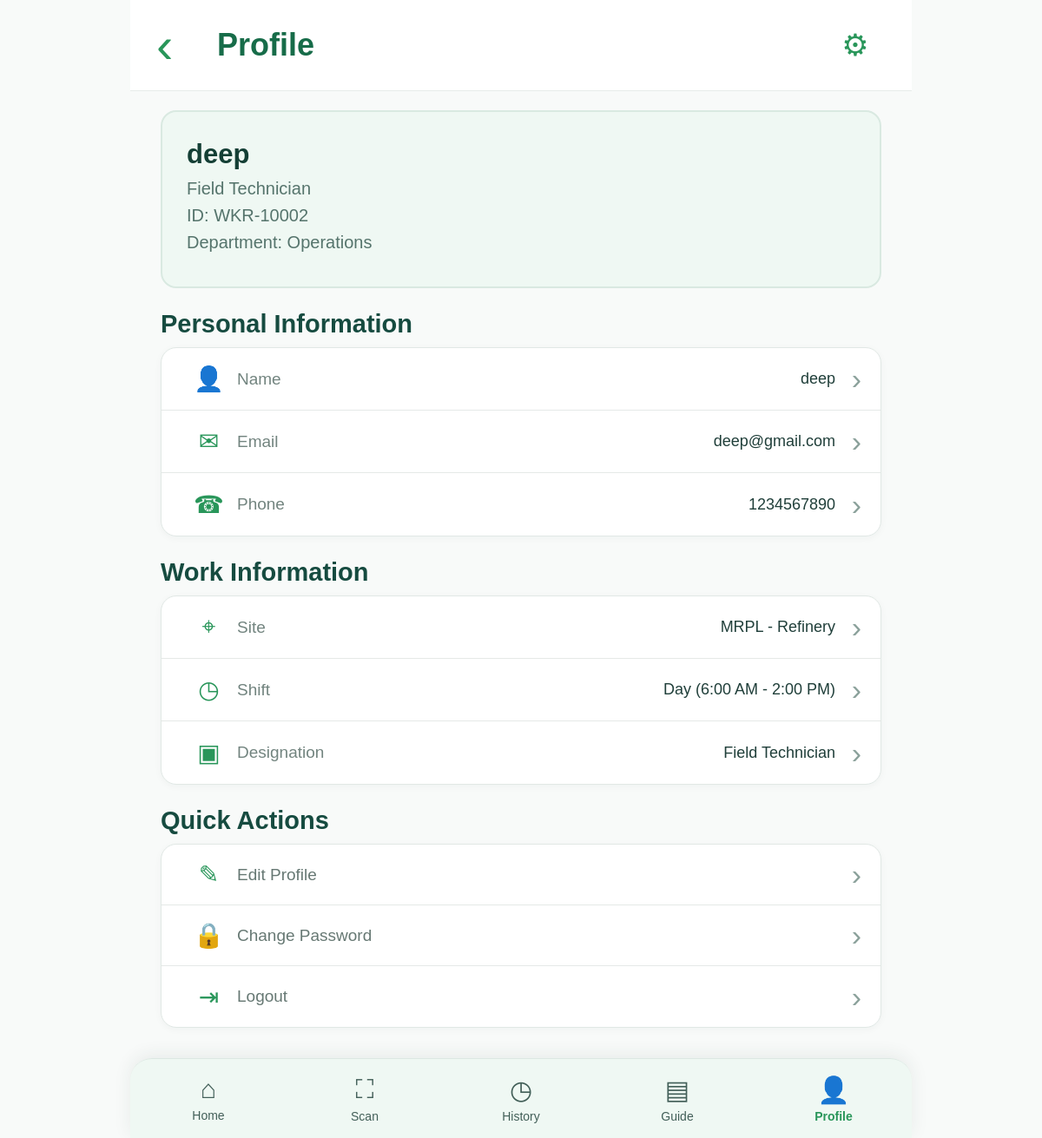
Screenshot of /profile (signed in) with the database file from the repository.
### tables this page shows
CREATE TABLE users (
            id INTEGER PRIMARY KEY AUTOINCREMENT,
            full_name TEXT NOT NULL,
            email TEXT NOT NULL UNIQUE,
            mobile TEXT NOT NULL UNIQUE,
            password_hash TEXT NOT NULL,
            worker_id TEXT UNIQUE,
            wristband_id TEXT,
            department TEXT DEFAULT 'Operations',
            designation TEXT DEFAULT 'Field Technician',
            site TEXT DEFAULT 'MRPL - Refinery',
            shift TEXT DEFAULT 'Day (6:00 AM - 2:00 PM)',
            date_of_birth TEXT NULL,
            height TEXT NULL,
            profile_photo TEXT NULL,
            created_at TIMESTAMP DEFAULT CURRENT_TIMESTAMP
        );

### app.py (the view)
@app.route("/profile")
def profile():
    if "user_id" not in session:
        return redirect(url_for("login"))
    user = get_current_user()
    if user == "DATABASE_ERROR":
        return "Unable to load profile due to a database problem.", 500
    if user is None:
        session.clear()
        return redirect(url_for("login"))
    return render_template("profile.html", user=user)

### app.py (called while the page is built, shortened)
def normalize_datetime(value):
    if value is None:
        return None

def normalize_row(row):
    if row is None:
        return None
    if isinstance(row, dict):
        return {
            key: normalize_datetime(value) if key in {"recorded_at", "last_seen", "created_at", "date_of_birth"} else value
            for key, value in row.items()
        }

def get_db():
    connection = SQLiteCompatConnection(SQLITE_DB_PATH)
    ensure_sqlite_schema(connection)
    return connection

    def __getattr__(self, name):
        return getattr(self._cursor, name)

    def execute(self, query, params=()):
        if params:
            return self._cursor.execute(query.replace("%s", "?"), params)
        return self._cursor.execute(query)

    def fetchone(self):
        row = self._cursor.fetchone()
        if row is None:
            return None
        return SQLiteRow({key: row[key] for key in row.keys()})

    def cursor(self, dictionary=False):
        return SQLiteCompatCursor(self._conn)

    def execute(self, query, params=()):
        if params:
            return self._conn.execute(query.replace("%s", "?"), params)
        return self._conn.execute(query)

    def commit(self):
        return self._conn.commit()

    def close(self):
        return self._conn.close()

### templates/profile.html (shortened to what this page needs)
<!DOCTYPE html>
<html lang="en">
<head>
    <link
        rel="stylesheet"
        href="{{ url_for('static', filename='css/profile.css') }}"
    >
</head>
<body>
<div class="profile-app">
    <header class="profile-header">
        <a
            href="{{ url_for('home') }}"
            class="back-button"
        >
            ‹
        </a>
        <h1>
            Profile
        </h1>
        <button
            type="button"
            class="settings-button"
        >
            ⚙
        </button>
    </header>
    <main class="profile-content">
        <section class="profile-card">
            <div class="profile-main-info">
                <h2>
                    {{ user.full_name }}
                </h2>
                <p>
                    {{ user.designation or
                       'Field Technician' }}
                </p>
                <p>
                    ID:
                    {{ user.worker_id }}
                </p>
                <p>
                    Department:
                    {{ user.department or
                       'Operations' }}
                </p>
            </div>
        </section>
        <section class="profile-section">
            <h2 class="section-title">
                Personal Information
            </h2>
            <div class="information-card">
                <div class="information-row">
                    <div class="row-icon">
                        👤
                    </div>
                    <div class="row-label">
                        Name
                    </div>
                    <div class="row-value">
                        {{ user.full_name }}
                    </div>
                    <div class="arrow">
                        ›
                    </div>
                </div>
                <div class="information-row">
                    <div class="row-icon">
                        ✉
                    </div>
                    <div class="row-label">
                        Email
                    </div>
                    <div class="row-value">
                        {{ user.email }}
                    </div>
                    <div class="arrow">
                        ›
                    </div>
                </div>
                <div class="information-row">
                    <div class="row-icon">
                        ☎
                    </div>
                    <div class="row-label">
                        Phone
                    </div>
                    <div class="row-value">
                        {{ user.mobile }}
                    </div>
                    <div class="arrow">
                        ›
                    </div>
                </div>
            </div>
        </section>
        <section class="profile-section">
            <h2 class="section-title">
                Work Information
            </h2>
            <div class="information-card">
                <div class="information-row">
                    <div class="row-icon">
                        ⌖
                    </div>
                    <div class="row-label">
                        Site
                    </div>
                    <div class="row-value">
                        {{ user.site or
                           'MRPL - Refinery' }}
                    </div>
                    <div class="arrow">
                        ›
                    </div>
                </div>
                <div class="information-row">
                    <div class="row-icon">
                        ◷
                    </div>
                    <div class="row-label">
                        Shift
                    </div>
                    <div class="row-value">
                        {{ user.shift or
                           'Day (6:00 AM - 2:00 PM)' }}
                    </div>
                    <div class="arrow">
                        ›
                    </div>
                </div>
                <div class="information-row">
                    <div class="row-icon">
                        ▣
                    </div>
                    <div class="row-label">
                        Designation
                    </div>
                    <div class="row-value">
                        {{ user.designation or
                           'Field Technician' }}
                    </div>
                    <div class="arrow">
                        ›
                    </div>
                </div>
            </div>
        </section>
        <section class="profile-section">
            <h2 class="section-title">
                Quick Actions
            </h2>
            <div class="information-card actions-card">
                <a
                    href="{{ url_for('edit_profile') }}"
                    class="action-row"
                >
                    <div class="row-icon">
                        ✎
                    </div>
                    <div class="action-label">
                        Edit Profile
                    </div>
                    <div class="arrow">
                        ›
                    </div>
                </a>
                <a
                    href="{{ url_for('forgot_password') }}"
                    class="action-row"
                >
                    <div class="row-icon">
                        🔒
                    </div>
                    <div class="action-label">
                        Change Password
                    </div>
                    <div class="arrow">
                        ›
                    </div>
                </a>
                <a
                    href="{{ url_for('logout') }}"
                    class="action-row"
                >
                    <div class="row-icon">
                        ⇥
                    </div>
                    <div class="action-label">
                        Logout
                    </div>
                    <div class="arrow">
                        ›
                    </div>
                </a>
            </div>
        </section>
    </main>
    <nav class="profile-bottom-nav">
        <a
            href="{{ url_for('home') }}"
            class="profile-nav-item"
        >
            <span>
                ⌂
            </span>
            <small>
                Home
            </small>
        </a>
        <a
            href="#"
            class="profile-nav-item"
        >
            <span>
                ⛶
            </span>
            <small>
                Scan
            </small>
        </a>
        <a
            href="#"
            class="profile-nav-item"
        >
            <span>
                ◷
            </span>
            <small>
                History
            </small>
        </a>
        <a
            href="#"
            class="profile-nav-item"
        >
            <span>
                ▤
            </span>
            <small>
                Guide
            </small>
        </a>
        <a
            href="{{ url_for('profile') }}"
            class="profile-nav-item active"
        >
            <span>
                👤
            </span>
            <small>
                Profile
            </small>
        </a>
    </nav>
</div>
</body>
</html>

### static/css/profile.css (style rules this page uses)
* { margin: 0; padding: 0; box-sizing: border-box; }
:root { --green: #29965a; --dark-green: #176c49; --text: #173e36; --gray: #71817d; --border: #dce7e1; }
body { background: #f8faf9; font-family: Arial, Helvetica, sans-serif; color: var(--text); }
.profile-app { max-width: 900px; min-height: 100vh; margin: auto; padding-bottom: 105px; }
.profile-header { height: 105px; background: white; display: grid; grid-template-columns: 70px 1fr 70px; align-items: center; padding: 20px 30px; border-bottom: 1px solid #e7ece9; }
.back-button { text-decoration: none; color: var(--green); font-size: 58px; line-height: 1; }
.profile-header h1 { font-size: 36px; color: var(--dark-green); }
.settings-button { border: none; background: transparent; color: var(--green); font-size: 35px; cursor: pointer; }
.profile-content { padding: 22px 35px; }
.profile-card { min-height: 205px; border: 2px solid #d9e9e1; border-radius: 18px; background: #eff8f3; display: flex; align-items: center; padding: 20px 28px; }
.profile-main-info { padding-left: 0; }
.profile-main-info h2 { font-size: 31px; margin-bottom: 10px; color: #143f35; }
.profile-main-info p { color: #55746c; font-size: 20px; margin: 8px 0; }
.profile-section { margin-top: 25px; }
.section-title { font-size: 29px; color: #164b40; margin-bottom: 10px; }
.information-card { background: white; border: 1px solid #e1e8e5; border-radius: 18px; overflow: hidden; box-shadow: 0 2px 8px rgba(25,55,45,0.04); }
.information-row { min-height: 72px; display: grid; grid-template-columns: 65px 1fr auto 30px; align-items: center; padding: 0 22px; border-bottom: 1px solid #e5e9e7; }
.information-row:last-child { border-bottom: none; }
.row-icon { color: var(--green); font-size: 28px; display: flex; align-items: center; justify-content: center; }
.row-label { color: #72847f; font-size: 19px; }
.row-value { color: #203f3a; font-size: 18px; text-align: right; padding-left: 20px; }
.arrow { color: #8ba19b; font-size: 34px; text-align: right; }
.action-row { min-height: 70px; display: grid; grid-template-columns: 65px 1fr 30px; align-items: center; padding: 0 22px; border-bottom: 1px solid #e5e9e7; text-decoration: none; }
.action-row:last-child { border-bottom: none; }
.action-label { color: #667873; font-size: 19px; }
.profile-bottom-nav { position: fixed; bottom: 0; left: 50%; transform: translateX(-50%); width: min(900px, 100%); height: 92px; background: rgba(239,248,243,0.98); border-top: 1px solid #dce8e2; border-radius: 25px 25px 0 0; display: grid; grid-template-columns: repeat(5, 1fr); z-index: 100; box-shadow: 0 -4px 20px rgba(35,70,55,0.08); }
.profile-nav-item { display: flex; flex-direction: column; align-items: center; justify-content: center; gap: 5px; text-decoration: none; color: #425f58; }
.profile-nav-item span { font-size: 30px; }
.profile-nav-item small { font-size: 14px; }
.profile-nav-item.active { color: var(--green); font-weight: bold; }

### rows the page displays
users: full_name "deep", designation "Field Technician", worker_id "WKR-10002", department "Operations", email "deep@gmail.com", mobile "1234567890", site "MRPL - Refinery", shift "Day (6:00 AM - 2:00 PM)"
